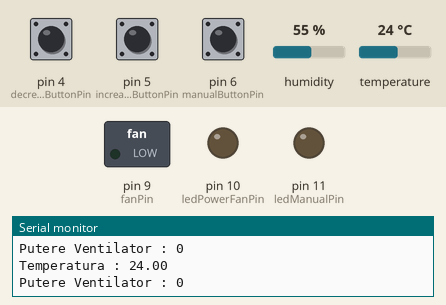
The sketch below on a simulated Arduino Uno, built with avr-gcc and run on an emulated ATmega328P. Shown: switched loads named in the sketch (green lamp = pin HIGH), output pins drawn as LEDs (lit = HIGH), the last lines printed to the serial monitor. Dashed ring = blinking. Inputs (shaded band) come from the test bench; at power-on: temperature 24 °C, pin 6 (manualButtonPin) LOW, pin 5 (increaseButtonPin) LOW, pin 4 (decreaseButtonPin) LOW, humidity 55 %.

Above: at 1.7 s.
1.8 s: temperature set to 27 °C
At 4.81 s:
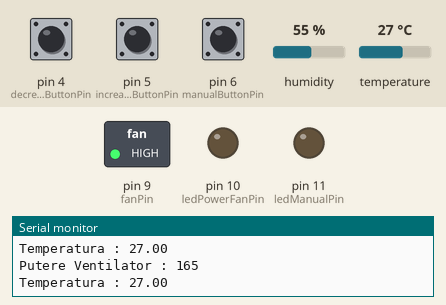
7.2 s: pin 6 (manualButtonPin) pulled HIGH for 0.25 s
At 7.6 s:
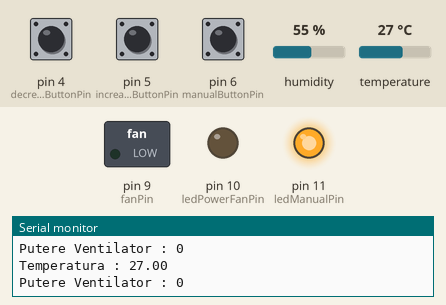
8.9 s: pin 5 (increaseButtonPin) pulled HIGH for 0.25 s
At 9.72 s:
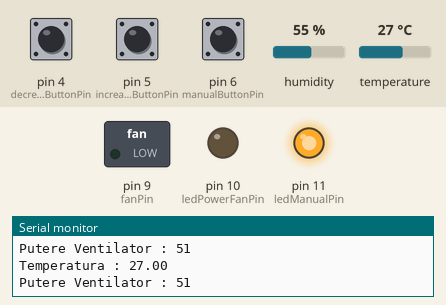
12.4 s: pin 4 (decreaseButtonPin) pulled HIGH for 0.25 s
At 12.4 s:
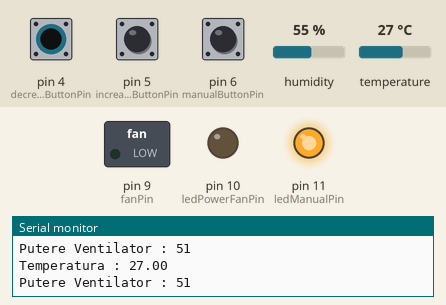
18.7 s: pin 5 (increaseButtonPin) pulled HIGH for 1 s
At 19.3 s:
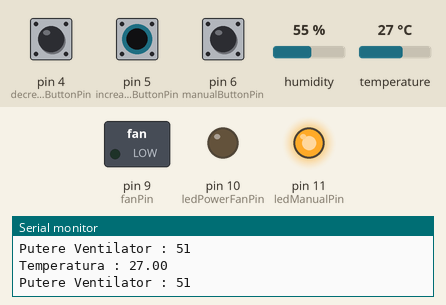
25.7 s: pin 4 (decreaseButtonPin) pulled HIGH for 1 s
At 25.7 s:
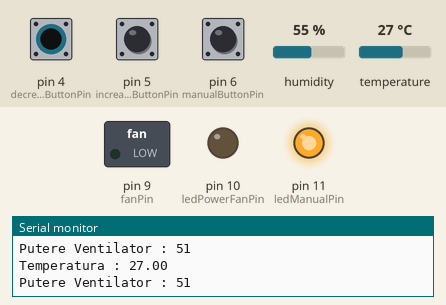
Timing chart, 0 to 28.7 s (numbered marks = the images above; inputs shaded):
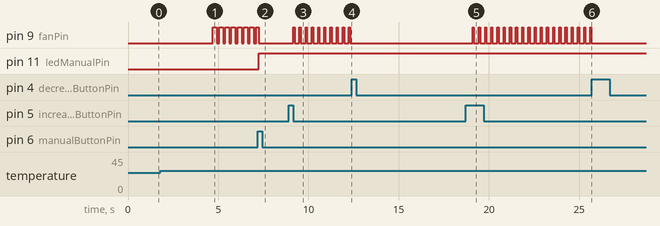

The sketch:

Ventilator.ino
```cpp
// Librarie Umiditate
#include <DHT.h>
#define TEMP_TYPE DHT11


// Pini
int dhtPin = 7;
int increaseButtonPin = 5;
int decreaseButtonPin = 4;
int manualButtonPin = 6;
int ledPowerFanPin = 10;
int ledManualPin = 11;
int fanPin = 9;

// Variabile
bool manual = false;
int powerFanMin = 30;
int powerFanMax = 255;
int stepIncrement = 51;

int powerManualFan = 0;
int powerTempFan = 0;
int powerFan = 0;
int ledPower = 0;

int okManualButton = 0;
int okIncreaseButton = 0;
int okDecreaseButton = 0;

float temp = 0.0;
float tempValue = 25.0;

int stateManualButton = 0;
int stateIncreaseButton = 0;
int stateDecreaseButton = 0;

// Pentru counter
int nr = 0;

DHT dht(dhtPin, TEMP_TYPE);

void setup()
{
  // Debug console
  Serial.begin(9600);
  delay(10);

  dht.begin();
  delay(500);

  pinMode(ledPowerFanPin, OUTPUT);
  pinMode(ledManualPin, OUTPUT);
  pinMode(fanPin, OUTPUT);

  pinMode(increaseButtonPin, INPUT);
  pinMode(decreaseButtonPin, INPUT);
  pinMode(manualButtonPin, INPUT);

  digitalWrite(fanPin, LOW);

  // Setari pentru counter intern - Nu modific
  TCCR1A = 0;
  TCCR1B = 0;
  OCR1A = 20;
  TCCR1B |= (1 << WGM12);
  TCCR1B |= (1 << CS10);
  TCCR1B |= (1 << CS12);
  TIMSK1 |= (1 << OCIE1A);
}

void loop()
{
  readTemp();
  stateManualButton = digitalRead(manualButtonPin);
  stateIncreaseButton = digitalRead(increaseButtonPin);
  stateDecreaseButton = digitalRead(decreaseButtonPin);

  if (stateManualButton == HIGH) {
    if (okManualButton == 0)
    {
      manual = !manual;
    }
    okManualButton = 1;
  } else {
    okManualButton = 0;
  }

  if (stateIncreaseButton == HIGH) {
    if (okIncreaseButton == 0)
    {
      if (powerManualFan + stepIncrement <= powerFanMax)
      {
        powerManualFan += stepIncrement;
      }
    }
    okIncreaseButton = 1;
  } else {
    okIncreaseButton = 0;
  }

  if (stateDecreaseButton == HIGH) {
    if (okDecreaseButton == 0)
    {
      if (powerManualFan - stepIncrement >= 0)
      {
        powerManualFan -= stepIncrement;
      }
    }
    okDecreaseButton = 1;
  } else {
    okDecreaseButton = 0;
  }


  if (manual == true) {
    digitalWrite(ledManualPin, HIGH);
    powerFan = powerManualFan;
  } else {
    powerFan = powerTempFan;
    powerManualFan = 0;
    digitalWrite(ledManualPin, LOW);
  }

  ledPower = map(powerFan, 0, powerFanMax, 0, 255);
  analogWrite(ledPowerFanPin, ledPower);

  Serial.print("Putere Ventilator : ");
  Serial.println(powerFan);
  delay(200);
}

void readTemp()
{
  temp = dht.readTemperature();

  if (temp > tempValue)
  {
    powerTempFan = map(temp, 15, 35, powerFanMin, powerFanMax);
  } else {
    powerTempFan = 0;
  }

  Serial.print("Temperatura : ");
  Serial.println(temp);
}

// Simulare scriere analog
ISR(TIMER1_COMPA_vect)
{
  if(nr<powerFan)
  {
    digitalWrite(fanPin, HIGH);
  }
  else{
    digitalWrite(fanPin, LOW);
  }

  nr++;
  if (nr == 255)
  {
    nr = 0;
  }
}
```

Measured:
- the behaviour switches between 25 and 26 °C on temperature (found by bisection; images 0 and 1)
- after the input at 1.8 s, pin 9 (fanPin): alternates HIGH for 0.22 s and LOW for 0.12 s, starting after 2.9 s
- after the input at 7.2 s, pin 11 (ledManualPin): LOW → HIGH at once
- after the input at 8.9 s, pin 9 (fanPin): alternates HIGH for 0.07 s and LOW for 0.27 s, starting after 0.26 s
- after the input at 12.4 s, pin 9 (fanPin): stops changing and stays LOW
- after the input at 18.7 s, pin 9 (fanPin): alternates HIGH for 0.07 s and LOW for 0.27 s, starting after 0.40 s
- after the input at 25.7 s, pin 9 (fanPin): stops changing and stays LOW
